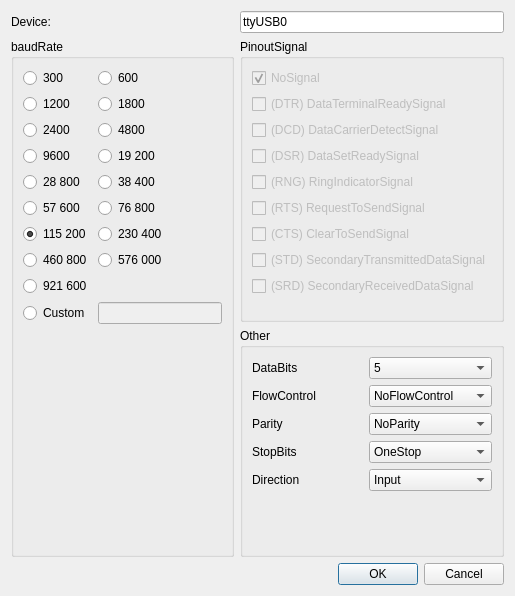
<?xml version="1.0" encoding="UTF-8"?>
<ui version="4.0">
 <class>ConnectionSettingsDialog</class>
 <widget class="QDialog" name="ConnectionSettingsDialog">
  <property name="geometry">
   <rect>
    <x>0</x>
    <y>0</y>
    <width>515</width>
    <height>596</height>
   </rect>
  </property>
  <property name="windowTitle">
   <string>Dialog</string>
  </property>
  <layout class="QGridLayout" name="gridLayout">
   <item row="3" column="0" colspan="2">
    <widget class="QDialogButtonBox" name="buttonBox">
     <property name="orientation">
      <enum>Qt::Horizontal</enum>
     </property>
     <property name="standardButtons">
      <set>QDialogButtonBox::Cancel|QDialogButtonBox::Ok</set>
     </property>
    </widget>
   </item>
   <item row="1" column="0" rowspan="2">
    <widget class="QGroupBox" name="p_groupBox_BaudRate">
     <property name="title">
      <string>baudRate</string>
     </property>
     <layout class="QGridLayout" name="gridLayout_3">
      <item row="7" column="1">
       <widget class="QRadioButton" name="p_radioButton_4800">
        <property name="text">
         <string>4800</string>
        </property>
       </widget>
      </item>
      <item row="14" column="1">
       <widget class="QRadioButton" name="p_radioButton_230400">
        <property name="text">
         <string>230 400</string>
        </property>
       </widget>
      </item>
      <item row="8" column="1">
       <widget class="QRadioButton" name="p_radioButton_19200">
        <property name="text">
         <string>19 200</string>
        </property>
       </widget>
      </item>
      <item row="5" column="0">
       <widget class="QRadioButton" name="p_radioButton_1200">
        <property name="text">
         <string>1200</string>
        </property>
       </widget>
      </item>
      <item row="7" column="0">
       <widget class="QRadioButton" name="p_radioButton_2400">
        <property name="text">
         <string>2400</string>
        </property>
       </widget>
      </item>
      <item row="12" column="1">
       <widget class="QRadioButton" name="p_radioButton_76800">
        <property name="text">
         <string>76 800</string>
        </property>
       </widget>
      </item>
      <item row="17" column="1">
       <widget class="QRadioButton" name="p_radioButton_576000">
        <property name="text">
         <string>576 000</string>
        </property>
       </widget>
      </item>
      <item row="10" column="0">
       <widget class="QRadioButton" name="p_radioButton_28800">
        <property name="text">
         <string>28 800</string>
        </property>
       </widget>
      </item>
      <item row="3" column="0">
       <widget class="QRadioButton" name="p_radioButton_300">
        <property name="text">
         <string>300</string>
        </property>
       </widget>
      </item>
      <item row="10" column="1">
       <widget class="QRadioButton" name="p_radioButton_38400">
        <property name="text">
         <string>38 400</string>
        </property>
       </widget>
      </item>
      <item row="18" column="0">
       <widget class="QRadioButton" name="p_radioButton_921600">
        <property name="text">
         <string>921 600</string>
        </property>
       </widget>
      </item>
      <item row="12" column="0">
       <widget class="QRadioButton" name="p_radioButton_57600">
        <property name="text">
         <string>57 600</string>
        </property>
       </widget>
      </item>
      <item row="14" column="0">
       <widget class="QRadioButton" name="p_radioButton_115200">
        <property name="text">
         <string>115 200</string>
        </property>
        <property name="checked">
         <bool>true</bool>
        </property>
       </widget>
      </item>
      <item row="17" column="0">
       <widget class="QRadioButton" name="p_radioButton_460800">
        <property name="text">
         <string>460 800</string>
        </property>
       </widget>
      </item>
      <item row="23" column="0">
       <widget class="QRadioButton" name="p_radioButton_Custom">
        <property name="text">
         <string>Custom</string>
        </property>
       </widget>
      </item>
      <item row="8" column="0">
       <widget class="QRadioButton" name="p_radioButton_9600">
        <property name="text">
         <string>9600</string>
        </property>
       </widget>
      </item>
      <item row="5" column="1">
       <widget class="QRadioButton" name="p_radioButton_1800">
        <property name="text">
         <string>1800</string>
        </property>
       </widget>
      </item>
      <item row="3" column="1">
       <widget class="QRadioButton" name="p_radioButton_600">
        <property name="text">
         <string>600</string>
        </property>
       </widget>
      </item>
      <item row="23" column="1">
       <widget class="QLineEdit" name="p_lineEdit_CustomBaudRate">
        <property name="enabled">
         <bool>false</bool>
        </property>
       </widget>
      </item>
      <item row="24" column="0" colspan="2">
       <spacer name="verticalSpacer_2">
        <property name="orientation">
         <enum>Qt::Vertical</enum>
        </property>
        <property name="sizeHint" stdset="0">
         <size>
          <width>20</width>
          <height>40</height>
         </size>
        </property>
       </spacer>
      </item>
     </layout>
    </widget>
   </item>
   <item row="2" column="1">
    <widget class="QGroupBox" name="p_groupBox_Other">
     <property name="title">
      <string>Other</string>
     </property>
     <layout class="QGridLayout" name="gridLayout_2">
      <item row="4" column="0">
       <widget class="QLabel" name="label_4">
        <property name="text">
         <string>Direction</string>
        </property>
       </widget>
      </item>
      <item row="2" column="0">
       <widget class="QLabel" name="label_2">
        <property name="text">
         <string>Parity</string>
        </property>
       </widget>
      </item>
      <item row="1" column="0">
       <widget class="QLabel" name="label">
        <property name="text">
         <string>FlowControl</string>
        </property>
       </widget>
      </item>
      <item row="0" column="0">
       <widget class="QLabel" name="label_5">
        <property name="text">
         <string>DataBits</string>
        </property>
       </widget>
      </item>
      <item row="3" column="1">
       <widget class="QComboBox" name="p_comboBox_StopBits">
        <item>
         <property name="text">
          <string>OneStop</string>
         </property>
        </item>
        <item>
         <property name="text">
          <string>OneAndHalfStop</string>
         </property>
        </item>
        <item>
         <property name="text">
          <string>TwoStop</string>
         </property>
        </item>
       </widget>
      </item>
      <item row="4" column="1">
       <widget class="QComboBox" name="p_comboBox_Direction">
        <item>
         <property name="text">
          <string>Input</string>
         </property>
        </item>
        <item>
         <property name="text">
          <string>Output</string>
         </property>
        </item>
        <item>
         <property name="text">
          <string>AllDirections</string>
         </property>
        </item>
       </widget>
      </item>
      <item row="2" column="1">
       <widget class="QComboBox" name="p_comboBox_Parity">
        <item>
         <property name="text">
          <string>NoParity</string>
         </property>
        </item>
        <item>
         <property name="text">
          <string>EvenParity</string>
         </property>
        </item>
        <item>
         <property name="text">
          <string>OddParity</string>
         </property>
        </item>
        <item>
         <property name="text">
          <string>SpaceParity</string>
         </property>
        </item>
        <item>
         <property name="text">
          <string>MarkParity</string>
         </property>
        </item>
       </widget>
      </item>
      <item row="3" column="0">
       <widget class="QLabel" name="label_3">
        <property name="text">
         <string>StopBits</string>
        </property>
       </widget>
      </item>
      <item row="1" column="1">
       <widget class="QComboBox" name="p_comboBox_FlowControl">
        <item>
         <property name="text">
          <string>NoFlowControl</string>
         </property>
        </item>
        <item>
         <property name="text">
          <string>HardwareControl</string>
         </property>
        </item>
        <item>
         <property name="text">
          <string>SoftwareControl</string>
         </property>
        </item>
       </widget>
      </item>
      <item row="0" column="1">
       <widget class="QComboBox" name="p_comboBox_DataBits">
        <item>
         <property name="text">
          <string>5</string>
         </property>
        </item>
        <item>
         <property name="text">
          <string>6</string>
         </property>
        </item>
        <item>
         <property name="text">
          <string>7</string>
         </property>
        </item>
        <item>
         <property name="text">
          <string>8</string>
         </property>
        </item>
       </widget>
      </item>
      <item row="6" column="0" colspan="2">
       <spacer name="verticalSpacer">
        <property name="orientation">
         <enum>Qt::Vertical</enum>
        </property>
        <property name="sizeHint" stdset="0">
         <size>
          <width>20</width>
          <height>40</height>
         </size>
        </property>
       </spacer>
      </item>
      <item row="5" column="0">
       <spacer name="verticalSpacer_4">
        <property name="orientation">
         <enum>Qt::Vertical</enum>
        </property>
        <property name="sizeHint" stdset="0">
         <size>
          <width>20</width>
          <height>40</height>
         </size>
        </property>
       </spacer>
      </item>
     </layout>
    </widget>
   </item>
   <item row="1" column="1">
    <widget class="QGroupBox" name="p_groupBox_PinoutSignal">
     <property name="title">
      <string>PinoutSignal</string>
     </property>
     <layout class="QVBoxLayout" name="verticalLayout">
      <item>
       <widget class="QCheckBox" name="p_checkBox_NoSignal">
        <property name="enabled">
         <bool>false</bool>
        </property>
        <property name="text">
         <string>NoSignal</string>
        </property>
        <property name="checked">
         <bool>true</bool>
        </property>
       </widget>
      </item>
      <item>
       <widget class="QCheckBox" name="p_checkBox_DTR">
        <property name="enabled">
         <bool>false</bool>
        </property>
        <property name="text">
         <string>(DTR) DataTerminalReadySignal</string>
        </property>
       </widget>
      </item>
      <item>
       <widget class="QCheckBox" name="p_checkBox_DCD">
        <property name="enabled">
         <bool>false</bool>
        </property>
        <property name="text">
         <string>(DCD) DataCarrierDetectSignal</string>
        </property>
       </widget>
      </item>
      <item>
       <widget class="QCheckBox" name="p_checkBox_DSR">
        <property name="enabled">
         <bool>false</bool>
        </property>
        <property name="text">
         <string>(DSR) DataSetReadySignal</string>
        </property>
       </widget>
      </item>
      <item>
       <widget class="QCheckBox" name="p_checkBox_RNG">
        <property name="enabled">
         <bool>false</bool>
        </property>
        <property name="text">
         <string>(RNG) RingIndicatorSignal</string>
        </property>
       </widget>
      </item>
      <item>
       <widget class="QCheckBox" name="p_checkBox_RTS">
        <property name="enabled">
         <bool>false</bool>
        </property>
        <property name="text">
         <string>(RTS) RequestToSendSignal</string>
        </property>
       </widget>
      </item>
      <item>
       <widget class="QCheckBox" name="p_checkBox_CTS">
        <property name="enabled">
         <bool>false</bool>
        </property>
        <property name="text">
         <string>(CTS) ClearToSendSignal</string>
        </property>
       </widget>
      </item>
      <item>
       <widget class="QCheckBox" name="p_checkBox_STD">
        <property name="enabled">
         <bool>false</bool>
        </property>
        <property name="text">
         <string>(STD) SecondaryTransmittedDataSignal</string>
        </property>
       </widget>
      </item>
      <item>
       <widget class="QCheckBox" name="p_checkBox_SRD">
        <property name="enabled">
         <bool>false</bool>
        </property>
        <property name="text">
         <string>(SRD) SecondaryReceivedDataSignal</string>
        </property>
       </widget>
      </item>
      <item>
       <spacer name="verticalSpacer_3">
        <property name="orientation">
         <enum>Qt::Vertical</enum>
        </property>
        <property name="sizeHint" stdset="0">
         <size>
          <width>20</width>
          <height>40</height>
         </size>
        </property>
       </spacer>
      </item>
     </layout>
    </widget>
   </item>
   <item row="0" column="1">
    <widget class="QLineEdit" name="p_lineEdit_Device">
     <property name="text">
      <string>ttyUSB0</string>
     </property>
    </widget>
   </item>
   <item row="0" column="0">
    <widget class="QLabel" name="label_6">
     <property name="text">
      <string>Device:</string>
     </property>
    </widget>
   </item>
  </layout>
 </widget>
 <resources/>
 <connections>
  <connection>
   <sender>buttonBox</sender>
   <signal>accepted()</signal>
   <receiver>ConnectionSettingsDialog</receiver>
   <slot>accept()</slot>
   <hints>
    <hint type="sourcelabel">
     <x>247</x>
     <y>550</y>
    </hint>
    <hint type="destinationlabel">
     <x>157</x>
     <y>274</y>
    </hint>
   </hints>
  </connection>
  <connection>
   <sender>buttonBox</sender>
   <signal>rejected()</signal>
   <receiver>ConnectionSettingsDialog</receiver>
   <slot>reject()</slot>
   <hints>
    <hint type="sourcelabel">
     <x>315</x>
     <y>550</y>
    </hint>
    <hint type="destinationlabel">
     <x>286</x>
     <y>274</y>
    </hint>
   </hints>
  </connection>
  <connection>
   <sender>p_radioButton_Custom</sender>
   <signal>toggled(bool)</signal>
   <receiver>p_lineEdit_CustomBaudRate</receiver>
   <slot>setEnabled(bool)</slot>
   <hints>
    <hint type="sourcelabel">
     <x>67</x>
     <y>519</y>
    </hint>
    <hint type="destinationlabel">
     <x>155</x>
     <y>519</y>
    </hint>
   </hints>
  </connection>
 </connections>
</ui>
